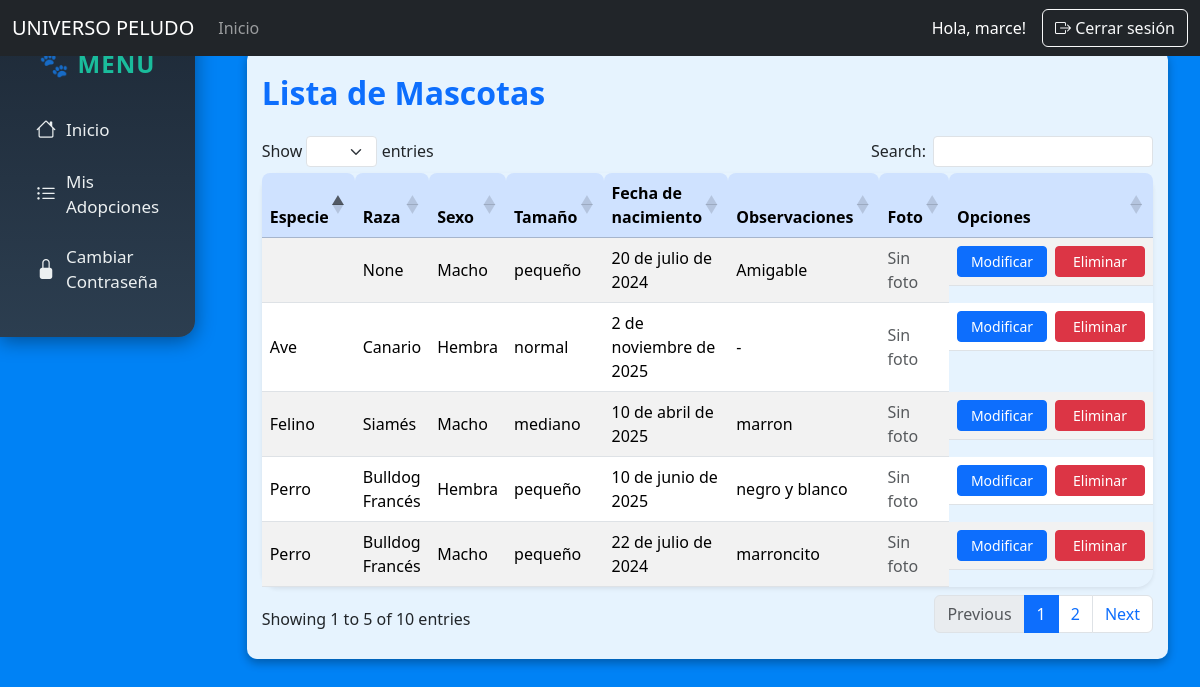
The page /filtrar_mascotas/ (signed in) on the database its author committed.
### apps/core/models.py (models this page shows, shortened)
class Mascotas(models.Model):
    raza = models.ForeignKey(Raza, on_delete=models.SET_NULL, null=True, blank=True, related_name="mascotas")
    sexo = models.CharField(max_length= 6, choices = SEXO_CHOICES)
    tamanio = models.CharField(max_length=80)
    observaciones = models.CharField(max_length=200)
    fecha_nac = models.DateField()
    created_at = models.DateTimeField(auto_now_add=True)
    updated_at = models.DateTimeField(auto_now=True)
    fotos = models.ImageField(upload_to='mascotas/', blank=True, null=True) #nuevo campo para agregar imagenes

class Raza(models.Model):
    especie = models.ForeignKey(Especie, on_delete=models.SET_NULL, null=True, blank=True, related_name="razas")
    nombre = models.CharField(max_length=80)
    def __str__(self):
        return f"{self.nombre}"

class Especie(models.Model):
    nombre = models.CharField(max_length=80)
    descripcion = models.TextField(default="")
    def __str__(self):
        return f"{self.nombre}"

### apps/core/views.py (the view)
# urls.py: path('filtrar_mascotas/', ListarMascotas.as_view(), name='listar_mascotas'),
class ListarMascotas(Restringir_acceso, ListView):
    model = Mascotas
    template_name = 'admin/mascotas/listaMascotas.html'

### apps/core/templates/admin/mascotas/listaMascotas.html (shortened to what this page needs)
{% extends 'base.html' %}
{% load static %}
{% block content %}
<div class="table-responsive py-4">
    <h2 class="mb-4 text-primary fw-bold">Lista de Mascotas</h2>
    <table id="tablaUP" class="table table-striped table-hover align-middle shadow-sm rounded-4">
        <thead class="table-primary">
            <tr>
                <th>Especie</th>
                <th>Raza</th>
                <th>Sexo</th>
                <th>Tamaño</th>
                <th>Fecha de nacimiento</th>
                <th>Observaciones</th>
                <th>Foto</th>
                <th>Opciones</th>
            </tr>
        </thead>
        <tbody>
            {% for mascota in mascotas_list %}
            <tr>
                <td>{{ mascota.raza.especie }}</td>
                <td>{{ mascota.raza }}</td>
                <td>{{ mascota.sexo }}</td>
                <td>{{ mascota.tamanio }}</td>
                <td>{{ mascota.fecha_nac }}</td>
                <td>{{ mascota.observaciones|default:"-" }}</td>
                <td>
                    {% if mascota.fotos %}
                        <img src="{{ mascota.fotos.url }}" class="img-thumbnail" style="max-width:120px; border-radius:8px;">
                    {% else %}
                        <span class="text-muted">Sin foto</span>
                    {% endif %}
                </td>
                <td class="d-flex gap-2">
                    <a href="{% url 'modificar_mascotas' mascota.pk %}" class="btn btn-sm btn-primary">Modificar</a>
                    <a href="{% url 'eliminar_mascotas' mascota.pk %}" class="btn btn-sm btn-danger">Eliminar</a>
                </td>
            </tr>
            {% empty %}
            <tr>
                <td colspan="8" class="text-center text-muted">No hay mascotas cargadas.</td>
            </tr>
            {% endfor %}
        </tbody>
    </table>
</div>
{% endblock %}

### apps/core/templates/base.html (shortened to what this page needs)
{% load static %}
<!DOCTYPE html>
<html lang="es">
<head>
    <link rel="stylesheet" href="https://cdnjs.cloudflare.com/ajax/libs/font-awesome/6.5.0/css/all.min.css">
    <link
        href="https://cdn.jsdelivr.net/npm/bootstrap@5.3.3/dist/css/bootstrap.min.css"
        rel="stylesheet"
>
    <link
        rel="stylesheet"
        href="https://cdn.jsdelivr.net/npm/bootstrap-icons@1.11.1/font/bootstrap-icons.css">
    <link
        rel="stylesheet"
        href="https://cdn.datatables.net/1.13.7/css/dataTables.bootstrap5.min.css">
    <link rel="stylesheet" href="{% static 'css/mis_css.css' %}">
</head>
<body>
    <nav class="navbar navbar-expand-lg navbar-dark bg-dark fixed-top">
        <div class="container-fluid">
            <a class="navbar-brand" href="/">UNIVERSO PELUDO</a>
            <div class="collapse navbar-collapse" id="navbarNav">
                <ul class="navbar-nav me-auto">
                    <li class="nav-item">
                       <a class="nav-link" href="/">Inicio</a>
                    </li>
                </ul>
                <div class="d-flex align-items-center">
                    {% if user.is_authenticated %}
                        <span class="text-white me-3">Hola, {{ user.first_name }}!</span>
                        <form method="post" action="{% url 'logout' %}">
                            <button type="submit" class="btn btn-outline-light">
                                <i class="bi bi-box-arrow-right"></i> Cerrar sesión
                            </button>
                        </form>
                    {% else %}
                        <a href="{% url 'login' %}" class="btn btn-outline-light">
                            <i class="bi bi-box-arrow-in-right"></i> Iniciar sesión
                        </a>
                    {% endif %}
                </div>
            </div>
        </div>
    </nav>
    <div class="layout">
        {% if user.is_authenticated and not user.userprofile.primer_ingreso %}
            {% if user.is_superuser or user.is_staff %}
                {% include 'admin/sidebar.html' %}
            {% else %}
                {% include 'user/sidebar.html' %}
            {% endif %}
        {% endif %}
        <main class="main-content">
            <div class="container">
                {% block content %}{% endblock %}
            </div>
        </main>
    </div>
</body>
</html>

### static/css/mis_css.css (style rules this page uses)
.table-responsive { background-color: rgba(255, 255, 255, 0.9); padding: 15px; border-radius: 10px; box-shadow: 0 4px 10px rgba(0,0,0,0.3); }
table th, table td { font-size: 1rem; color: #000; }
.layout { display: flex; position: relative; gap: 20px; margin-top: 20px; }
.main-content { flex: 1; padding: 30px 20px; min-height: 80vh; }

### apps/core/templates/base.html (style rules this page uses)
body { background-color: #0082f5; }

### apps/core/templates/admin/mascotas/listaMascotas.html (style rules this page uses)
.table thead th { border-top-left-radius: 0.5rem; border-top-right-radius: 0.5rem; }
.btn-sm { min-width: 90px; }

### rows shown on the page
Mascotas: raza.especie "Perro", raza "Bulldog Francés", sexo "Hembra", tamanio "pequeño", fecha_nac "10 de junio de 2025", observaciones "negro y blanco", shows "Sin foto"
Mascotas: raza.especie "Felino", raza "Siamés", sexo "Macho", tamanio "mediano", fecha_nac "10 de abril de 2025", observaciones "marron", shows "Sin foto"
Mascotas: raza.especie "Perro", raza "Bulldog Francés", sexo "Macho", tamanio "pequeño", fecha_nac "22 de julio de 2024", observaciones "marroncito", shows "Sin foto"
Mascotas: raza "None", sexo "Macho", tamanio "pequeño", fecha_nac "20 de julio de 2024", observaciones "Amigable", shows "Sin foto"
Mascotas: raza.especie "Ave", raza "Canario", sexo "Hembra", tamanio "normal", fecha_nac "2 de noviembre de 2025", observaciones "-", fotos "Sin foto"

### other values the page prints
{{ user.first_name }} "marce"
